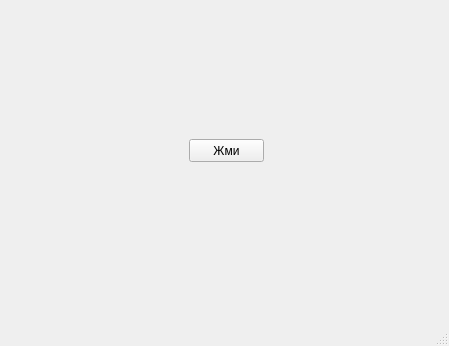
<?xml version="1.0" encoding="UTF-8"?>
<ui version="4.0">
 <class>MainWindow</class>
 <widget class="QMainWindow" name="MainWindow">
  <property name="geometry">
   <rect>
    <x>0</x>
    <y>0</y>
    <width>449</width>
    <height>346</height>
   </rect>
  </property>
  <property name="windowTitle">
   <string>MainWindow</string>
  </property>
  <widget class="QWidget" name="centralwidget">
   <layout class="QHBoxLayout" name="horizontalLayout">
    <item>
     <widget class="QWidget" name="widget" native="true">
      <widget class="QPushButton" name="trick_button">
       <property name="geometry">
        <rect>
         <x>180</x>
         <y>130</y>
         <width>75</width>
         <height>23</height>
        </rect>
       </property>
       <property name="text">
        <string>Жми</string>
       </property>
      </widget>
     </widget>
    </item>
   </layout>
  </widget>
  <widget class="QMenuBar" name="menubar">
   <property name="geometry">
    <rect>
     <x>0</x>
     <y>0</y>
     <width>449</width>
     <height>23</height>
    </rect>
   </property>
  </widget>
  <widget class="QStatusBar" name="statusbar"/>
 </widget>
 <resources/>
 <connections/>
</ui>
